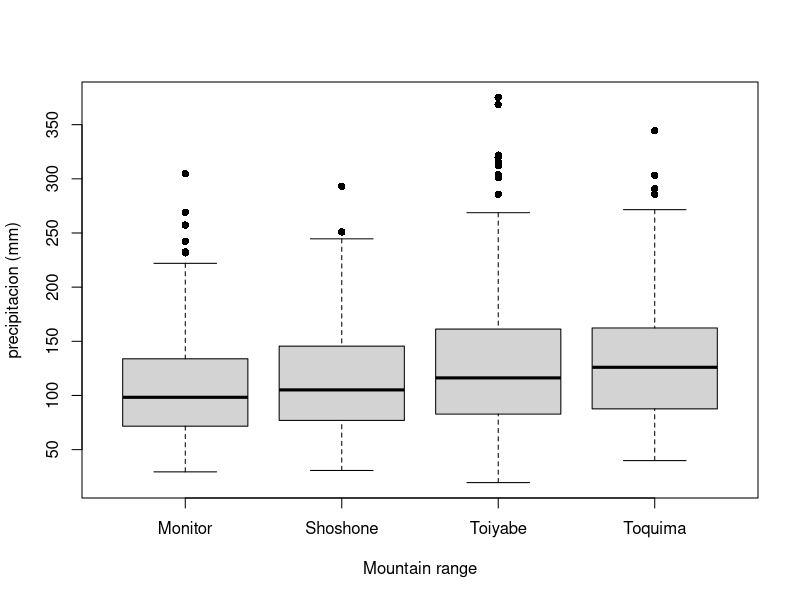

The R source for this figure: (Note: this script raises an error after producing the figure.)
### Curso Taller de R para investigadores 
### Script parte 2 - modelos lineales parte 2

# cargamos los paquetes de funciones que usaremos
library(ggplot2)

# para replicar los mismos resultados en cada participante
# usamos set.seed para que cada generacion aleatoria
# nos entregue los exactos mismos resultados
set.seed(111)

## ANOVA

# datos de la variable respuesta continua: 
# precipitación, temperatura mínima y temperatura máxima
# cargamos los datos
predictores <- read.csv("data/predictor_variables.csv", stringsAsFactors = FALSE)

# datos de la variable respuesta continua: precipitación
# variables predictoras categoricas: canyon or mountain range
train_data <- data.frame(precipitacion = predictores$precipitation,
                         mountain_range = predictores$mountain_range)

### visualizar los datos
boxplot(precipitacion ~ mountain_range, 
        data = train_data, 
        pch = 16, 
        xlab = "Mountain range", ylab = "precipitacion (mm)")


# ajustar el modelo
mod <- lm(precipitacion ~ mountain_range, data = train_data)

# chequeo visual de los resultados
check_model(mod)

# `summarise` es una función para reportar un resumen del modelo
summary(mod)
# se puede ver que el modelo uso montana "Monitor" como nivel defecto

levels(train_data$mountain_range)
levels(as.factor(train_data$mountain_range))
# Monitor es el primer nivel

# tambien podemos usar el funcione para ANOVA directo
summary(aov(precipitacion ~ mountain_range, data = train_data))

# los niveles son un poco desbalanceado
table(train_data$mountain_range)

# si cambiamos el orden, vamos a tener una montana diferente como defecto:
train_data$mountain_range <- factor(train_data$mountain_range, 
                                    levels = c('Shoshone', 'Monitor', 
                                               'Toiyabe', 'Toquima'))

mod <- lm(precipitacion ~ mountain_range, data = train_data)
summary(mod)

## podemos visualizar como el modelo entiende niveles de variables categoricas
# viendo la matriz
model.matrix(~ mountain_range, data = train_data)

# t-test 
# convertir las niveles de montana de 4 a 2 para hacer ttest
train_data$region <- ifelse(train_data$mountain_range %in% 
                              c("Monitor", "Toquima"), "East", "West")
# ifelse(condicion, hacer esto si es VERDAD, 
#       hacer esto otro si es FALSO)

tmod <- t.test(precipitacion ~ region, data = train_data)
tmod

### Mas variables predictoras
# vamos a mirar la corelacion entre 
# mismo como round(cor(predictor_variables), 2)
predictor_variables <- predictores[, c(7, 8, 15)]
cor_pred <- cor(predictor_variables)
cor_mat <- round(cor_pred, 2)
corrplot::corrplot(cor_mat, 
                   type = "lower", 
                   method = 'number')

# solucion: sacar variables hasta que ninguna tienen alta correlación

# variables predictoras - transformaciones para normalizar
hist(predictores$elevation_m)
hist(predictores$terrain_ruggedness)
# se ven bien

train_data$terrain_ruggedness <- predictores$terrain_ruggedness
train_data$elevacion <- predictores$elevation_m

mod_multiple <- lm(precipitacion ~ elevacion + terrain_ruggedness, 
                   data = train_data)
summary(mod_multiple)
# tratamos de summarisar 
# precipitacion ~ -144.8 + 0.108*elevacion + 0.02916*terrain_ruggedness 
                  # + N(0, 51.39)

mod_multiple2 <- lm(precipitacion ~ elevacion + terrain_ruggedness + mountain_range, 
                   data = train_data)
summary(mod_multiple2)
plot(terrain_ruggedness ~ mountain_range, data = train_data)

# es buen practica estandardizar variables predictoras continuas 
train_data <- train_data |>
  dplyr::mutate(scaled_elevacion = scale(elevacion),
                scaled_terrain_ruggedness = scale(terrain_ruggedness))
names(train_data)

mod_scaled <- lm(precipitacion ~ scaled_elevacion + scaled_terrain_ruggedness, 
                 data = train_data)
summary(mod_scaled)
# podemos ver que el RSE y los R2 son los mismos
# los estimaciones de las variables cambiaron dado a la escala de las variables
# 1. es modelo convierge mas fácilmente cuando las variables están en la misma
# escala. 
# 2. Mas fácil comparar tamaño de los efectos 


### Múltiples variables predictoras: interacciones
plot(precipitacion ~ elevacion, data = train_data, 
     pch = 16, las = 1, bty = "l", cex = 0.9,
     col = alpha(col_palette[25], 0.8),
     xlab = "elevacion (m)", ylab = "precipitacion (mm)")
mod <- lm(precipitacion ~ elevacion * mountain_range,
          data = train_data)
for (i in seq_len(3))
  abline(coef(mod)[1] - i * 150, coef(mod)[2] + i * 0.07, 
         col = col_palette[floor(i * 75)], lwd = 3)

# recordamos que este formula es un truco para definir el modelo mas rápido
# pero esta descriviendo este modelo:
# precipitacion ~ intercepto + elevacion + montana + 
#                 elevacion * montana
